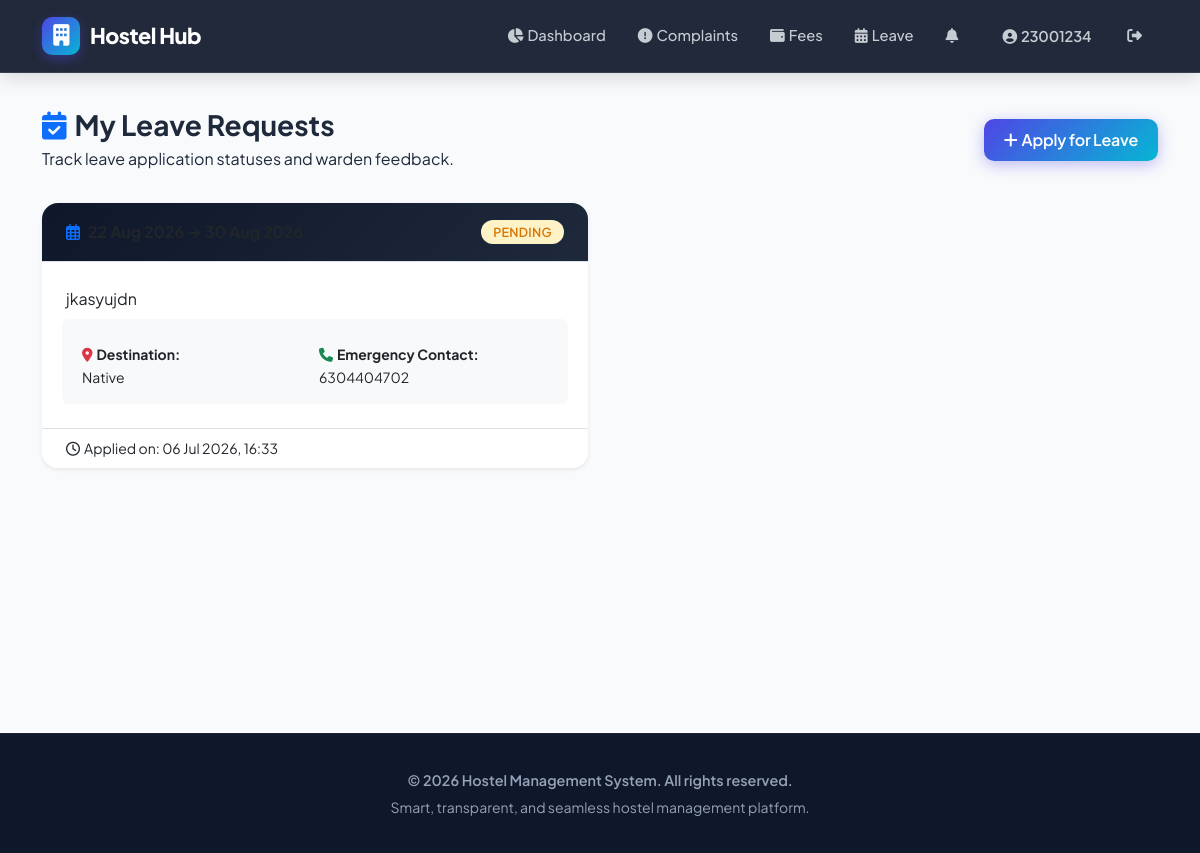
The app's page /leave/requests/ (signed in) with its own data.
### accounts/models.py (models this page shows, shortened)
class CustomUser(AbstractUser):
    ROLE_CHOICES = (
        ('admin', 'Admin'),
        ('warden', 'Warden'),
        ('student', 'Student'),
    )
    role = models.CharField(max_length=10, choices=ROLE_CHOICES)
    phone_regex = RegexValidator(regex=r'^\+?1?\d{9,15}$', message="Phone number must be entered in the format '+999999999'.")
    phone_number = models.CharField(validators=[phone_regex], max_length=17, blank=True, null=True)
    is_active = models.BooleanField(default=True)
    profile_picture = models.ImageField(upload_to='profile_pictures/', blank=True, null=True)
    created_at = models.DateTimeField(auto_now_add=True)
    updated_at = models.DateTimeField(auto_now=True)
    last_login_ip = models.GenericIPAddressField(blank=True, null=True)
    @property
    def unread_notifications_count(self):
        return self.notifications.filter(is_read=False).count()
    class Meta:
        ordering = ['-created_at']
        indexes = [
            models.Index(fields=['role']),
            models.Index(fields=['email']),
            models.Index(fields=['is_active']),
        ]

### operations/models.py (models this page shows, shortened)
class LeaveApplication(models.Model):
    STATUS_CHOICES = (
        ('pending', 'Pending'),
        ('approved', 'Approved'),
        ('rejected', 'Rejected'),
        ('cancelled', 'Cancelled'),
    )
    student = models.ForeignKey(StudentProfile, on_delete=models.CASCADE, related_name='leave_applications')
    leave_from = models.DateField()
    leave_to = models.DateField()
    reason = models.TextField()
    destination = models.CharField(max_length=200, blank=True)
    contact_during_leave = models.CharField(max_length=15)
    status = models.CharField(max_length=15, choices=STATUS_CHOICES, default='pending')
    approved_by = models.ForeignKey(WardenProfile, on_delete=models.SET_NULL, null=True, blank=True, related_name='approved_leaves')
    approval_notes = models.TextField(blank=True)
    created_at = models.DateTimeField(auto_now_add=True)
    updated_at = models.DateTimeField(auto_now=True)
    class Meta:
        ordering = ['-created_at']
        indexes = [
            models.Index(fields=['status']),
            models.Index(fields=['student']),
        ]

### accounts/views.py (the view)
# urls.py: path('leave/requests/', login_required(views.student_leave_requests), name='student_leave_requests'),
@login_required
@user_passes_test(is_student)
def student_leave_requests(request):
    leave_applications = LeaveApplication.objects.filter(student=request.user.student_profile).order_by('-created_at')
    context = {
        'leave_applications': leave_applications,
    }
    return render(request, 'leave/student_leave_requests.html', context)

### accounts/views.py (called while the page is built)
def is_student(user):
    return user.role == 'student'

### templates/leave/student_leave_requests.html (shortened to what this page needs)
{% extends "base.html" %}
{% block content %}
<div class="d-flex justify-content-between align-items-center mb-4 pb-2">
    <div>
        <h3 class="fw-bold mb-1"><i class="fas fa-calendar-check text-primary me-2"></i>My Leave Requests</h3>
        <p class="text-slate-500 mb-0">Track leave application statuses and warden feedback.</p>
    </div>
    <a href="{% url 'apply_leave' %}" class="btn btn-gradient">
        <i class="fas fa-plus me-1"></i>Apply for Leave
    </a>
</div>
{% if leave_applications %}
    <div class="row g-4">
        {% for leave in leave_applications %}
            <div class="col-md-6">
                <div class="card h-100 border-0 shadow-sm">
                    <div class="card-header bg-white border-bottom py-3 d-flex justify-content-between align-items-center">
                        <span class="fw-bold text-dark"><i class="far fa-calendar-alt text-primary me-2"></i>{{ leave.leave_from|date:"d M Y" }} → {{ leave.leave_to|date:"d M Y" }}</span>
                        {% if leave.status == 'pending' %}
                            <span class="badge badge-pending">Pending</span>
                        {% elif leave.status == 'approved' %}
                            <span class="badge badge-approved">Approved</span>
                        {% elif leave.status == 'rejected' %}
                            <span class="badge badge-rejected">Rejected</span>
                        {% else %}
                            <span class="badge bg-secondary">{{ leave.get_status_display }}</span>
                        {% endif %}
                    </div>
                    <div class="card-body">
                        <p class="text-slate-600 mb-3">{{ leave.reason }}</p>
                        <div class="row g-2 small text-slate-500 bg-light p-3 rounded">
                            <div class="col-6">
                                <i class="fas fa-map-marker-alt me-1 text-danger"></i><strong>Destination:</strong><br>{{ leave.destination|default:"N/A" }}
                            </div>
                            <div class="col-6">
                                <i class="fas fa-phone me-1 text-success"></i><strong>Emergency Contact:</strong><br>{{ leave.contact_during_leave }}
                            </div>
                        </div>
                    </div>
                    <div class="card-footer bg-white border-top py-2 text-slate-500 small">
                        <i class="far fa-clock me-1"></i>Applied on: {{ leave.created_at|date:"d M Y, H:i" }}
                    </div>
                </div>
            </div>
        {% endfor %}
    </div>
{% endif %}
{% endblock %}

### templates/base.html (shortened to what this page needs)
<!DOCTYPE html>
<html lang="en">
<head>
    <link href="https://cdn.jsdelivr.net/npm/bootstrap@5.3.0/dist/css/bootstrap.min.css" rel="stylesheet">
    <link href="https://cdnjs.cloudflare.com/ajax/libs/font-awesome/6.4.0/css/all.min.css" rel="stylesheet">
</head>
<body>
    <nav class="navbar navbar-expand-lg navbar-dark navbar-custom">
        <div class="container">
            <a class="navbar-brand" href="/">
                <span class="brand-icon"><i class="fas fa-building text-white"></i></span>
                Hostel Hub
            </a>
            <div class="collapse navbar-collapse" id="navbarNav">
                <ul class="navbar-nav ms-auto align-items-center">
                    {% if user.is_authenticated %}
                        {% if user.role == 'student' %}
                            <li class="nav-item">
                                <a class="nav-link" href="{% url 'student_dashboard' %}">
                                    <i class="fas fa-chart-pie me-1"></i>Dashboard
                                </a>
                            </li>
                            <li class="nav-item">
                                <a class="nav-link" href="{% url 'student_complaints' %}">
                                    <i class="fas fa-exclamation-circle me-1"></i>Complaints
                                </a>
                            </li>
                            <li class="nav-item">
                                <a class="nav-link" href="{% url 'student_fees' %}">
                                    <i class="fas fa-wallet me-1"></i>Fees
                                </a>
                            </li>
                            <li class="nav-item">
                                <a class="nav-link" href="{% url 'student_leave_requests' %}">
                                    <i class="fas fa-calendar-alt me-1"></i>Leave
                                </a>
                            </li>
                        {% endif %}
                        <li class="nav-item">
                            <a class="nav-link position-relative" href="{% url 'notifications' %}">
                                <i class="fas fa-bell me-1"></i>
                            </a>
                        </li>
                        <li class="nav-item ms-lg-2">
                            <a class="nav-link btn btn-outline-light text-white px-3" href="{% url 'profile' %}">
                                <i class="fas fa-user-circle me-1"></i>{{ user.username }}
                            </a>
                        </li>
                        <li class="nav-item ms-lg-1">
                            <a class="nav-link text-danger" href="{% url 'logout' %}" title="Logout">
                                <i class="fas fa-sign-out-alt"></i>
                            </a>
                        </li>
                    {% endif %}
                </ul>
            </div>
        </div>
    </nav>
    <div class="main-container">
        <div class="container">
            {% block content %}{% endblock %}
        </div>
    </div>
    <footer>
        <div class="container">
            <p class="fw-semibold">&copy; 2026 Hostel Management System. All rights reserved.</p>
            <p class="text-slate-500 small mt-1">Smart, transparent, and seamless hostel management platform.</p>
        </div>
    </footer>
</body>
</html>

### templates/base.html (style rules this page uses)
:root { --primary: #4f46e5; --primary-dark: #3730a3; --primary-light: #818cf8; --secondary: #06b6d4; --success: #10b981; --warning: #f59e0b; --danger: #ef4444; --dark: #0f172a; --slate-800: #1e293b; --slate-600: #475569; --slate-500: #64748b; --slate-100: #f1f5f9; --light-bg: #f8fafc; --card-shadow: 0 10px 25px -5px rgba(0, 0, 0, 0.05), 0 8px 10px -6px rgba(0, 0, 0, 0.03); --hover-shadow: 0 20px 30px -10px rgba(79, 70, 229, 0.15); --gradient-primary: linear-gradient(135deg, #4f46e5 0%, #06b6d4 100%); --gradient-dark: linear-gradient(135deg, #0f172a 0%, #1e293b 100%); --gradient-card: linear-gradient(135deg, #ffffff 0%, #f8fafc 100%); }
* { margin: 0; padding: 0; box-sizing: border-box; }
body { font-family: 'Plus Jakarta Sans', -apple-system, BlinkMacSystemFont, sans-serif; background-color: var(--light-bg); color: var(--slate-800); line-height: 1.6; }
.navbar-custom { background: rgba(15, 23, 42, 0.92); backdrop-filter: blur(12px); -webkit-backdrop-filter: blur(12px); border-bottom: 1px solid rgba(255, 255, 255, 0.1); position: sticky; top: 0; z-index: 1050; padding: 12px 0; box-shadow: 0 4px 20px rgba(0, 0, 0, 0.15); }
.navbar-brand { font-weight: 800; font-size: 1.35rem; color: #ffffff !important; letter-spacing: -0.5px; display: flex; align-items: center; }
.brand-icon { background: var(--gradient-primary); width: 38px; height: 38px; border-radius: 10px; display: inline-flex; align-items: center; justify-content: center; margin-right: 10px; box-shadow: 0 4px 12px rgba(79, 70, 229, 0.4); }
.nav-link { color: rgba(241, 245, 249, 0.8) !important; font-weight: 500; font-size: 0.92rem; padding: 8px 14px !important; border-radius: 8px; transition: all 0.25s ease; margin: 0 2px; }
.main-container { min-height: calc(100vh - 140px); padding: 35px 0 50px 0; }
.card { border: 1px solid rgba(226, 232, 240, 0.8); border-radius: 16px; background: #ffffff; box-shadow: var(--card-shadow); transition: transform 0.3s cubic-bezier(0.4, 0, 0.2, 1), box-shadow 0.3s cubic-bezier(0.4, 0, 0.2, 1); overflow: hidden; }
.card-header { background: var(--gradient-dark); color: #ffffff; border-bottom: none; padding: 18px 24px; font-weight: 700; }
.card-body { padding: 24px; }
.card-footer { background: #f8fafc; border-top: 1px solid #f1f5f9; padding: 16px 24px; }
.btn { font-weight: 600; border-radius: 10px; padding: 9px 20px; transition: all 0.25s cubic-bezier(0.4, 0, 0.2, 1); letter-spacing: -0.2px; }
.btn-gradient { background: var(--gradient-primary); color: white; border: none; box-shadow: 0 4px 15px rgba(79, 70, 229, 0.35); }
.badge { padding: 6px 12px; border-radius: 20px; font-weight: 600; font-size: 0.78rem; letter-spacing: 0.3px; text-transform: uppercase; }
.badge-pending, .bg-warning { background-color: #fef3c7 !important; color: #d97706 !important; }
footer { background: var(--dark); color: #94a3b8; padding: 35px 0; text-align: center; border-top: 1px solid rgba(255,255,255,0.05); }
footer p { margin-bottom: 0; font-size: 0.9rem; }

### records on screen
CustomUser: username "23001234"
LeaveApplication: status "PENDING", reason "jkasyujdn", destination "Native", contact_during_leave "6304404702", created_at "06 Jul 2026, 16:33"
